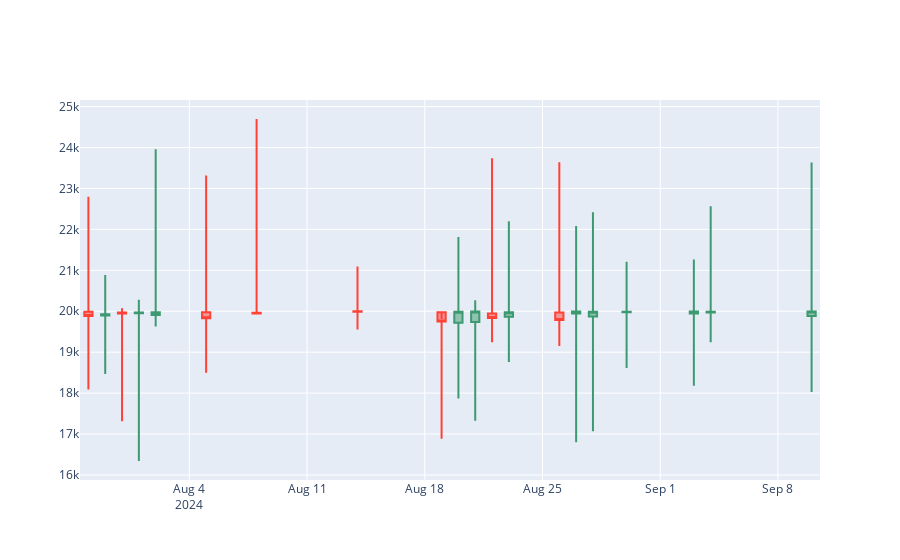

The notebook cell saved with this chart:
### Code cell
create_candle_stick_rand(portfolio_rand[ticker+[col for col in portfolio_rand.columns if re.search(".*portfolio.*", col)]], date='2024-11-07')
